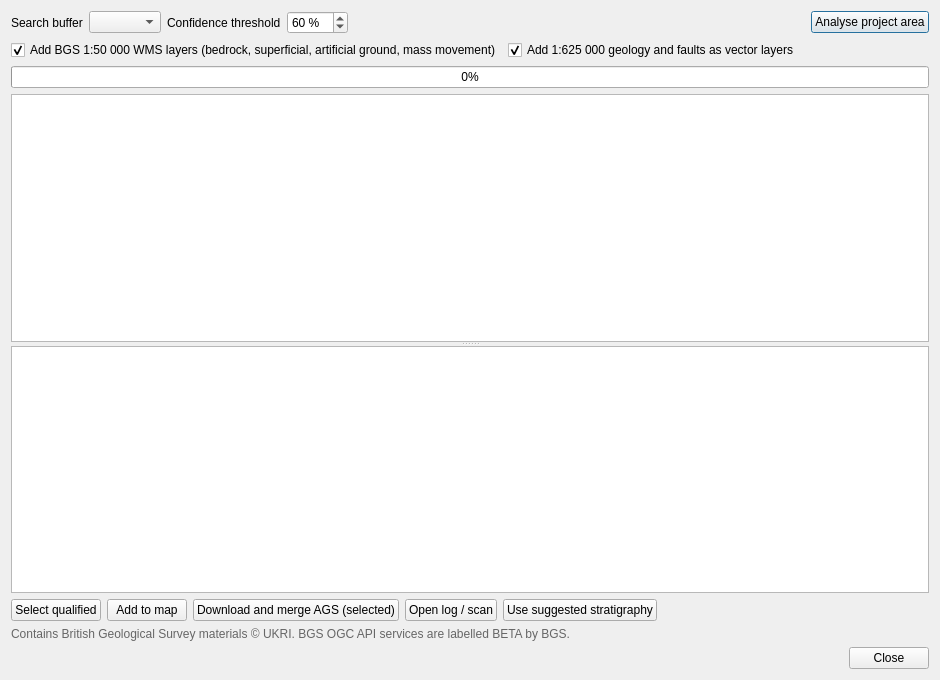
<?xml version="1.0" encoding="UTF-8"?>
<ui version="4.0">
 <class>BGSDialog</class>
 <widget class="QDialog" name="BGSDialog">
  <property name="geometry">
   <rect>
    <x>0</x>
    <y>0</y>
    <width>940</width>
    <height>680</height>
   </rect>
  </property>
  <property name="windowTitle">
   <string>AGSGeoModel - BGS geology and borehole discovery</string>
  </property>
  <layout class="QVBoxLayout" name="mainLayout">
   <item>
    <layout class="QHBoxLayout" name="controlsLayout">
     <item>
      <widget class="QLabel" name="bufferLabel">
       <property name="text">
        <string>Search buffer</string>
       </property>
      </widget>
     </item>
     <item>
      <widget class="QComboBox" name="bufferCombo">
       <property name="toolTip">
        <string>Distance around the convex hull of the exploratory holes (or along the alignment)</string>
       </property>
      </widget>
     </item>
     <item>
      <widget class="QLabel" name="thresholdLabel">
       <property name="text">
        <string>Confidence threshold</string>
       </property>
      </widget>
     </item>
     <item>
      <widget class="QDoubleSpinBox" name="thresholdSpin">
       <property name="suffix">
        <string> %</string>
       </property>
       <property name="decimals">
        <number>0</number>
       </property>
       <property name="maximum">
        <double>100.000000000000000</double>
       </property>
       <property name="value">
        <double>60.000000000000000</double>
       </property>
       <property name="toolTip">
        <string>Candidates at or above this confidence are pre-selected for gap filling</string>
       </property>
      </widget>
     </item>
     <item>
      <spacer name="controlsSpacer">
       <property name="orientation">
        <enum>Qt::Horizontal</enum>
       </property>
       <property name="sizeHint" stdset="0">
        <size>
         <width>40</width>
         <height>20</height>
        </size>
       </property>
      </spacer>
     </item>
     <item>
      <widget class="QPushButton" name="analyseButton">
       <property name="text">
        <string>Analyse project area</string>
       </property>
      </widget>
     </item>
    </layout>
   </item>
   <item>
    <layout class="QHBoxLayout" name="optionsLayout">
     <item>
      <widget class="QCheckBox" name="wmsCheck">
       <property name="text">
        <string>Add BGS 1:50 000 WMS layers (bedrock, superficial, artificial ground, mass movement)</string>
       </property>
       <property name="checked">
        <bool>true</bool>
       </property>
      </widget>
     </item>
     <item>
      <widget class="QCheckBox" name="vectorCheck">
       <property name="text">
        <string>Add 1:625 000 geology and faults as vector layers</string>
       </property>
       <property name="checked">
        <bool>true</bool>
       </property>
      </widget>
     </item>
    </layout>
   </item>
   <item>
    <widget class="QProgressBar" name="progressBar">
     <property name="value">
      <number>0</number>
     </property>
    </widget>
   </item>
   <item>
    <widget class="QSplitter" name="splitter">
     <property name="orientation">
      <enum>Qt::Vertical</enum>
     </property>
     <widget class="QTextBrowser" name="summaryBrowser">
      <property name="openExternalLinks">
       <bool>true</bool>
      </property>
     </widget>
     <widget class="QTableWidget" name="candidatesTable">
      <property name="editTriggers">
       <set>QAbstractItemView::NoEditTriggers</set>
      </property>
      <property name="selectionBehavior">
       <enum>QAbstractItemView::SelectRows</enum>
      </property>
      <property name="sortingEnabled">
       <bool>true</bool>
      </property>
     </widget>
    </widget>
   </item>
   <item>
    <layout class="QHBoxLayout" name="actionsLayout">
     <item>
      <widget class="QPushButton" name="selectQualifiedButton">
       <property name="text">
        <string>Select qualified</string>
       </property>
      </widget>
     </item>
     <item>
      <widget class="QPushButton" name="addLayerButton">
       <property name="text">
        <string>Add to map</string>
       </property>
      </widget>
     </item>
     <item>
      <widget class="QPushButton" name="downloadButton">
       <property name="text">
        <string>Download and merge AGS (selected)</string>
       </property>
      </widget>
     </item>
     <item>
      <widget class="QPushButton" name="openLogButton">
       <property name="text">
        <string>Open log / scan</string>
       </property>
      </widget>
     </item>
     <item>
      <widget class="QPushButton" name="useProvinceButton">
       <property name="text">
        <string>Use suggested stratigraphy</string>
       </property>
      </widget>
     </item>
     <item>
      <spacer name="actionsSpacer">
       <property name="orientation">
        <enum>Qt::Horizontal</enum>
       </property>
       <property name="sizeHint" stdset="0">
        <size>
         <width>40</width>
         <height>20</height>
        </size>
       </property>
      </spacer>
     </item>
    </layout>
   </item>
   <item>
    <widget class="QLabel" name="attributionLabel">
     <property name="text">
      <string>Contains British Geological Survey materials © UKRI. BGS OGC API services are labelled BETA by BGS.</string>
     </property>
     <property name="wordWrap">
      <bool>true</bool>
     </property>
     <property name="styleSheet">
      <string notr="true">color: #666;</string>
     </property>
    </widget>
   </item>
   <item>
    <widget class="QDialogButtonBox" name="buttonBox">
     <property name="standardButtons">
      <set>QDialogButtonBox::Close</set>
     </property>
    </widget>
   </item>
  </layout>
 </widget>
 <resources/>
 <connections>
  <connection>
   <sender>buttonBox</sender>
   <signal>rejected()</signal>
   <receiver>BGSDialog</receiver>
   <slot>reject()</slot>
  </connection>
 </connections>
</ui>
